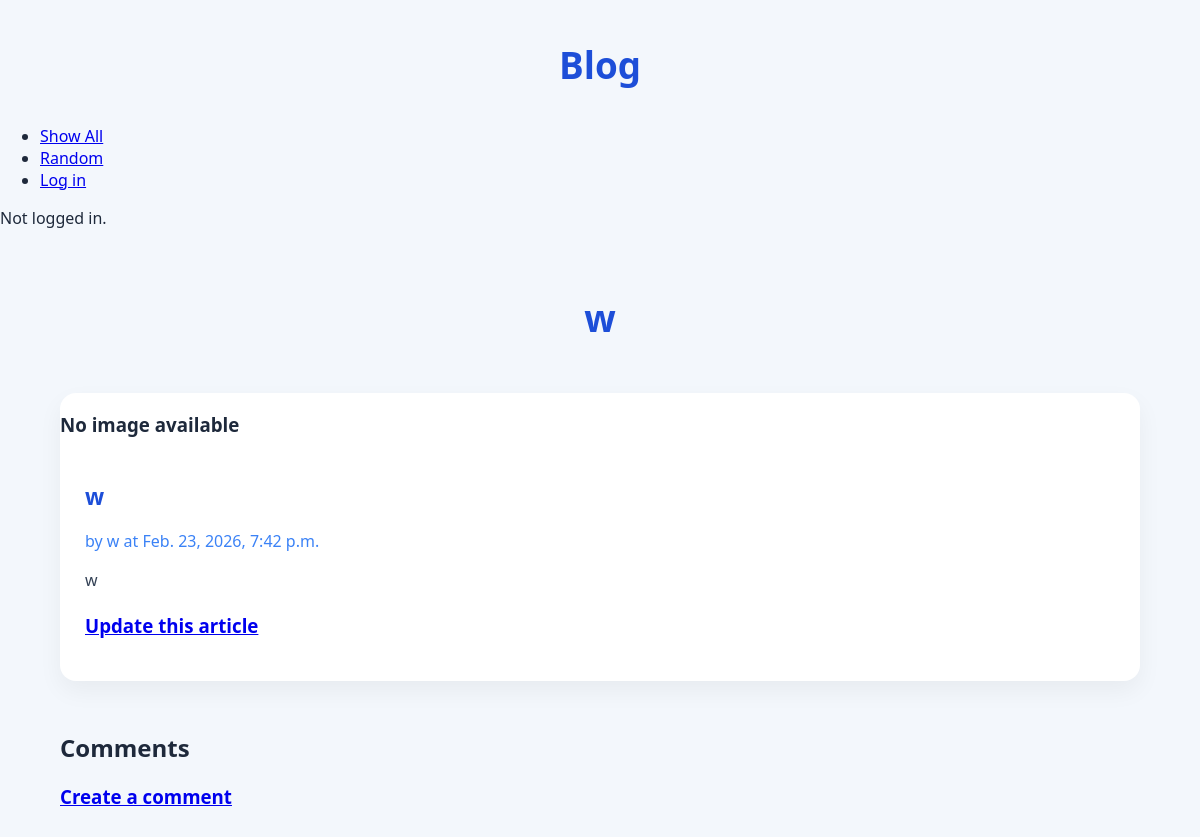
Screenshot of /blog/ with the database file from the repository.
### blog/models.py (models this page shows, shortened)
class Article(models.Model):
    title = models.TextField(blank=True)
    author = models.TextField(blank=True)
    text = models.TextField(blank=True)
    published = models.DateTimeField(auto_now=True)
    image_file = models.ImageField(blank=True) # an actual image file
    user = models.ForeignKey(User, on_delete=models.CASCADE) ## NEW
    def get_all_comments(self):
        comments = Comment.objects.filter(article=self)
        return comments

### blog/views.py (the view)
# urls.py: path('', RandomArticleView.as_view(), name='random'),
class RandomArticleView(DetailView):
    model = Article
    template_name = 'blog/article.html' ## reusing same template!!
    context_object_name = 'article'
    def get_object(self):
        all_articles = Article.objects.all()
        return random.choice(all_articles)

### blog/templates/blog/article.html (shortened to what this page needs)
{% extends 'blog/base.html' %}
{% block content %}
<h1>{{ article.title }}</h1>
<main class="grid-container">
  <article class="featured">
    {% if article.image_file %}
      <img src="{{ article.image_file.url }}" alt="{{ article.image_file.name }}">
    {% else %}
      <h3>No image available</h3>
    {% endif %}
    <div>
      <h2>{{ article.title }}</h2>
      <strong>by {{ article.author }} at {{ article.published }}</strong>
      <p>{{ article.text }}</p>
            <h3>
            <a href="{% url 'update_article' article.pk %}">Update this article</a>
	        </h3>
    </div>
  </article>
  <div>
    <h2>Comments</h2>
    <h3><a href="{% url 'create_comment' article.pk %}">Create a comment</a></h3>
  </div>
</main>
{% endblock %}

### static/styles-blog.css (style rules this page uses)
body { font-family: "Segoe UI", sans-serif; margin: 0; padding: 0; background: #f3f7fc; color: #1e293b; }
h1 { text-align: center; padding: 40px 0 10px 0; font-size: 2.3rem; color: #1d4ed8; }
.grid-container { width: 90%; max-width: 1100px; margin: 40px auto; display: grid; gap: 30px; }
article { background: white; border-radius: 16px; box-shadow: 0 10px 25px rgba(0, 0, 0, 0.05); }
article div { padding: 25px; }
article h2 { margin-top: 0; color: #1d4ed8; font-size: 1.4rem; }
article strong { display: block; margin-bottom: 12px; color: #3b82f6; font-weight: 500; }
article p { line-height: 1.6; color: #334155; }

### rows the page displays
Article: title "w", author "w", published "Feb. 23, 2026, 7:42 p.m.", text "w"
